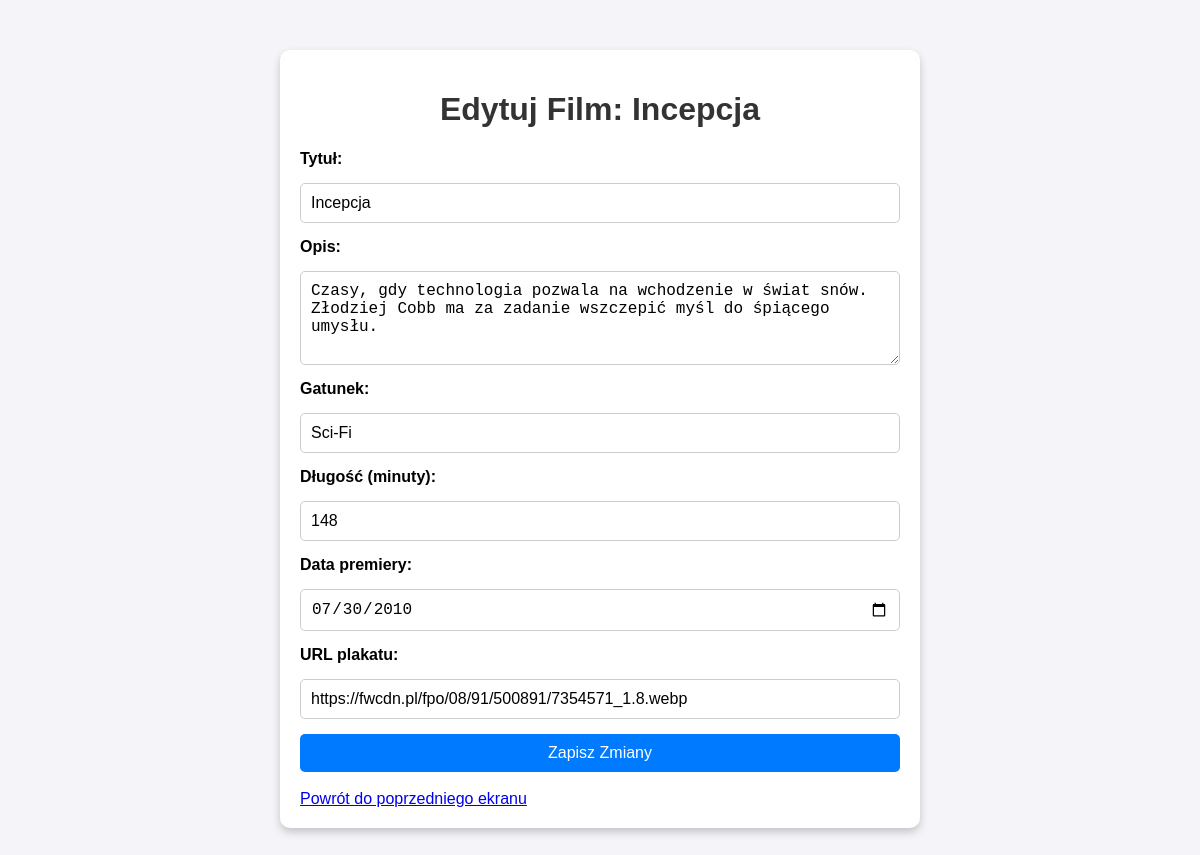
Screenshot of /admin/bazy/zarzadzaj_filmami/edytuj/1 with the database file from the repository.
### app.py (models this page shows)
class Film(db.Model):
    __tablename__ = 'filmy'
    id = db.Column(db.Integer, primary_key=True)
    tytul = db.Column(db.String(150), nullable=False)
    opis = db.Column(db.Text, nullable=True)
    gatunek = db.Column(db.String(50), nullable=False)
    dlugosc = db.Column(db.Integer, nullable=False)
    data_premiery = db.Column(db.Date, nullable=False)
    plakat_url = db.Column(db.String(1000), nullable=True)
    seanse = db.relationship('Seans', backref='film', lazy=True) #db.relationship - służy do definiowania relacji między tabelami

### app.py (the view, shortened to what this page needs)
@app.route('/admin/bazy/zarzadzaj_filmami/edytuj/<int:film_id>', methods=['GET', 'POST'])
def edytuj_film(film_id):
    film = Film.query.get_or_404(film_id)  # Pobieramy film z bazy na podstawie jego ID
    return render_template('admin_bazy_zarzadzaj_filmami_edytuj.html', film=film)

### app.py (called while the page is built)
@app.before_request
def load_database():
    g.kino = {
        "admin" : Administrator.query.all(),
        "film" : Film.query.all(),
        "rezerwacja" : Rezerwacja.query.all(),
        "seans" : Seans.query.all(),
        "klient" : Klient.query.all()
    }

### templates/admin_bazy_zarzadzaj_filmami_edytuj.html (shortened to what this page needs)
<!DOCTYPE html>
<html lang="pl">
<head>
</head>
<body>
    <div class="container">
        <h1>Edytuj Film: {{ film.tytul }}</h1>
        <form method="POST">
            <label for="tytul">Tytuł:</label>
            <input type="text" id="tytul" name="tytul" value="{{ film.tytul }}" required>
            <label for="opis">Opis:</label>
            <textarea id="opis" name="opis" rows="4">{{ film.opis }}</textarea>
            <label for="gatunek">Gatunek:</label>
            <input type="text" id="gatunek" name="gatunek" value="{{ film.gatunek }}" required>
            <label for="dlugosc">Długość (minuty):</label>
            <input type="number" id="dlugosc" name="dlugosc" value="{{ film.dlugosc }}" required>
            <label for="data_premiery">Data premiery:</label>
            <input type="date" id="data_premiery" name="data_premiery" value="{{ film.data_premiery.strftime('%Y-%m-%d') }}" required>
            <label for="plakat_url">URL plakatu:</label>
            <input type="url" id="plakat_url" name="plakat_url" value="{{ film.plakat_url }}">
            <button type="submit">Zapisz Zmiany</button>
        </form>
        <br>
        <a href="{{ url_for('zarzadzaj_filmami') }}">Powrót do poprzedniego ekranu</a>
    </div>
</body>
</html>

### templates/admin_bazy_zarzadzaj_filmami_edytuj.html (style rules this page uses)
body { font-family: Arial, sans-serif; background-color: #f4f4f9; margin: 0; padding: 0; }
.container { max-width: 600px; margin: 50px auto; padding: 20px; background-color: #ffffff; border-radius: 10px; box-shadow: 0 4px 8px rgba(0, 0, 0, 0.2); }
h1 { text-align: center; color: #333333; }
form { display: flex; flex-direction: column; gap: 15px; }
label { font-weight: bold; }
input, textarea, button { padding: 10px; font-size: 16px; border: 1px solid #ccc; border-radius: 5px; }
button { background-color: #007bff; color: white; cursor: pointer; border: none; }

### rows the page displays
Film: tytul "Incepcja", opis "Czasy, gdy technologia pozwala na wchodzenie w świat snów. Złodziej Cobb ma za zadanie wszczepić myśl do śpiącego umysłu.", gatunek "Sci-Fi", dlugosc "148", data_premiery "07/30/2010", plakat_url "https://fwcdn.pl/fpo/08/91/500891/7354571_1.8.webp"
